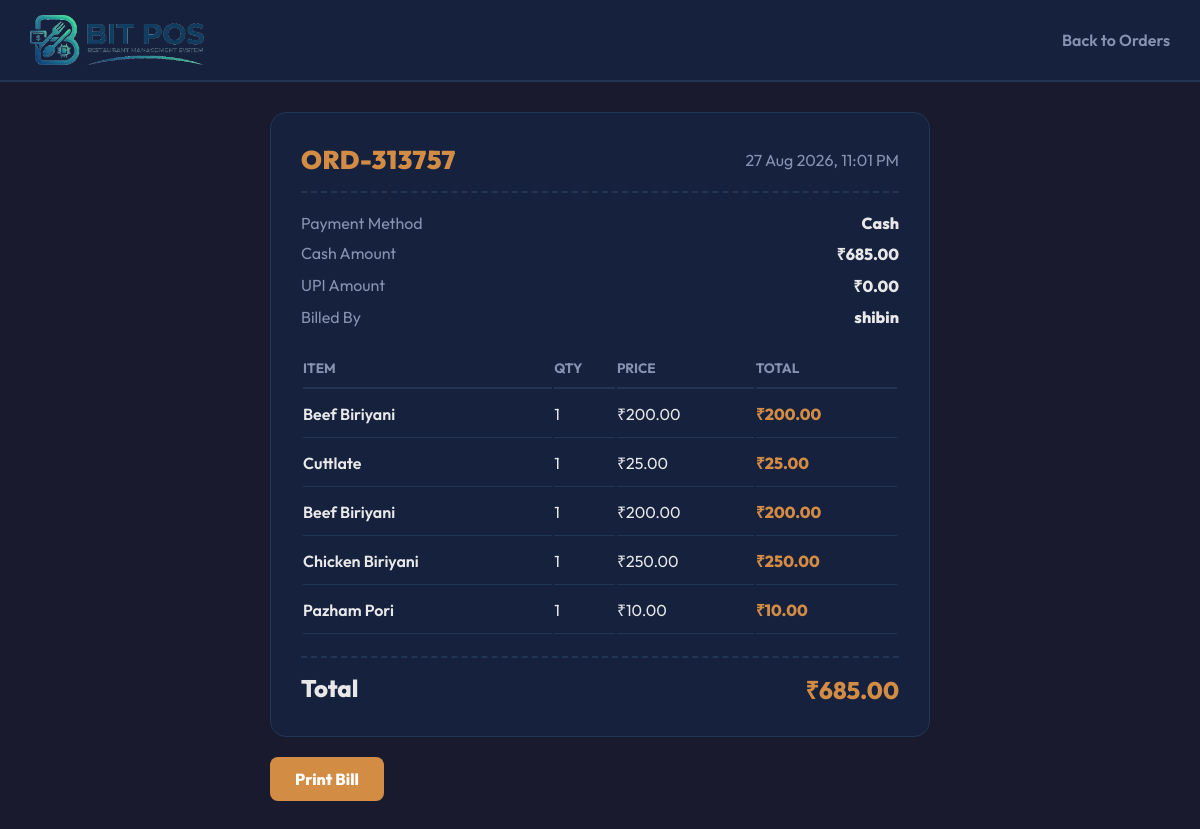
Screenshot of /orders/ORD-313757/ (signed in) with the database file from the repository.
### core/models.py (models this page shows, shortened)
class Order(models.Model):
    STATUS_CHOICES = (
        ('pending', 'Pending'),
        ('invoiced', 'Invoiced'),
        ('paid', 'Paid'),
        ('cancelled', 'Cancelled'),
    )
    PAYMENT_CHOICES = (
        ('cash', 'Cash'),
        ('card', 'Card / Online'),
        ('split', 'Split (Cash + Card)'),
    )
    company = models.ForeignKey(Company, related_name='orders', on_delete=models.CASCADE)
    order_number = models.CharField(max_length=20, unique=True, blank=True)
    table = models.ForeignKey(Table, related_name='orders', on_delete=models.SET_NULL, null=True, blank=True)
    status = models.CharField(max_length=20, choices=STATUS_CHOICES, default='pending')
    payment_method = models.CharField(max_length=10, choices=PAYMENT_CHOICES, default='cash')
    cash_amount = models.DecimalField(max_digits=10, decimal_places=2, default=0.00)
    upi_amount = models.DecimalField(max_digits=10, decimal_places=2, default=0.00)
    total_amount = models.DecimalField(max_digits=10, decimal_places=2, default=0.00)
    order_type = models.CharField(max_length=20, default='dine_in')
    billed_by = models.ForeignKey('auth.User', on_delete=models.SET_NULL, null=True, blank=True)
    created_at = models.DateTimeField(auto_now_add=True)

class OrderItem(models.Model):
    order = models.ForeignKey(Order, related_name='items', on_delete=models.CASCADE)
    menu_item = models.ForeignKey(MenuItem, on_delete=models.CASCADE)
    item_name = models.CharField(max_length=200, blank=True)
    quantity = models.IntegerField(default=1)
    price = models.DecimalField(max_digits=8, decimal_places=2)
    special_instructions = models.TextField(blank=True, null=True)
    is_printed = models.BooleanField(default=False)

### core/views.py (the view)
# urls.py: path('orders/<str:order_number>/', views.order_detail, name='order_detail'),
@login_required(login_url='login_view')
def order_detail(request, order_number):
    if not hasattr(request.user, 'profile') or request.user.profile.role != 'admin':
        return HttpResponseForbidden("Access Denied.")
    company = request.user.profile.company
    order = Order.objects.get(order_number=order_number, company=company)
    items = OrderItem.objects.filter(order=order)
    return render(request, 'core/order_detail.html', {'order': order, 'items': items})

### core/templates/core/order_detail.html (shortened to what this page needs)
<!DOCTYPE html>
<html lang="en">
<head>
</head>
<body>
    <header>
        <h1><img src="/static/core/images/logo.png" alt="BITPOS" style="height: 50px; vertical-align: middle;"></h1>
        <a href="/orders/" style="color:var(--muted); text-decoration:none; font-weight:600;">Back to Orders</a>
    </header>
    <div class="container">
        <div class="card">
            <div class="order-header">
                <div class="order-num" style="font-weight:900; font-size:1.6rem; letter-spacing:0.5px;">{{ order.order_number }}</div>
                <div style="color:var(--muted)">{{ order.created_at|date:"d M Y, h:i A" }}</div>
            </div>
            <div class="meta-row"><span>Payment Method</span><span>{{ order.get_payment_method_display }}</span></div>
            <div class="meta-row"><span>Cash Amount</span><span>&#8377;{{ order.cash_amount }}</span></div>
            <div class="meta-row"><span>UPI Amount</span><span>&#8377;{{ order.upi_amount }}</span></div>
            <div class="meta-row"><span>Billed By</span><span>{{ order.billed_by.username|default:"--" }}</span></div>
            <table class="items-table">
                <tr><th>Item</th><th>Qty</th><th>Price</th><th>Total</th></tr>
                {% for item in items %}
                <tr>
                    <td style="font-weight:600">{{ item.item_name }}</td>
                    <td>{{ item.quantity }}</td>
                    <td>&#8377;{{ item.price }}</td>
                    <td style="font-weight:800; color:var(--primary)">&#8377;{{ item.price }}</td>
                </tr>
                {% endfor %}
            </table>
            <div class="total-row">
                <span>Total</span>
                <span style="color:var(--primary)">&#8377;{{ order.total_amount }}</span>
            </div>
        </div>
        <a href="/bill/{{ order.order_number }}/" class="btn" target="_blank">Print Bill</a>
    </div>
</body>
</html>

### core/templates/core/order_detail.html (style rules this page uses)
:root { --bg: #1A1A2E; --card: #16213E; --primary: #D38C44; --accent: #0F3460; --text: #E8E8E8; --muted: #8892B0; --border: #233554; }
* { margin: 0; padding: 0; box-sizing: border-box; }
body { font-family: 'Outfit', sans-serif; background: var(--bg); color: var(--text); min-height: 100vh; }
header { background: var(--card); padding: 15px 30px; display: flex; justify-content: space-between; align-items: center; border-bottom: 2px solid var(--border); }
h1 { font-weight: 800; font-size: 1.5rem; color: var(--primary); }
.container { max-width: 700px; margin: 30px auto; padding: 0 20px; }
.card { background: var(--card); border-radius: 16px; padding: 30px; border: 1px solid var(--border); margin-bottom: 20px; }
.order-header { display: flex; justify-content: space-between; align-items: center; margin-bottom: 20px; padding-bottom: 15px; border-bottom: 2px dashed var(--border); }
.order-num { font-size: 1.5rem; font-weight: 800; color: var(--primary); }
.meta-row { display: flex; justify-content: space-between; margin-bottom: 10px; }
.meta-row span:first-child { color: var(--muted); }
.meta-row span:last-child { font-weight: 800; }
.items-table { width: 100%; margin: 20px 0; }
.items-table th { text-align: left; padding: 10px 0; border-bottom: 2px solid var(--border); color: var(--muted); font-size: 0.85rem; text-transform: uppercase; }
.items-table td { padding: 12px 0; border-bottom: 1px solid var(--border); }
.total-row { display: flex; justify-content: space-between; font-size: 1.5rem; font-weight: 800; padding-top: 15px; margin-top: 10px; border-top: 2px dashed var(--border); }
.btn { display: inline-block; padding: 12px 25px; background: var(--primary); color: white; border-radius: 8px; text-decoration: none; font-weight: 800; transition: 0.2s; }

### rows the page displays
Order: order_number "ORD-313757", created_at "27 Aug 2026, 11:01 PM", payment_method "Cash", cash_amount "685.00", upi_amount "0.00", billed_by.username "shibin", total_amount "685.00"
OrderItem: item_name "Beef Biriyani", quantity "1", price "200.00"
OrderItem: item_name "Cuttlate", quantity "1", price "25.00"
OrderItem: item_name "Beef Biriyani", quantity "1", price "200.00"
OrderItem: item_name "Chicken Biriyani", quantity "1", price "250.00"
OrderItem: item_name "Pazham Pori", quantity "1", price "10.00"
